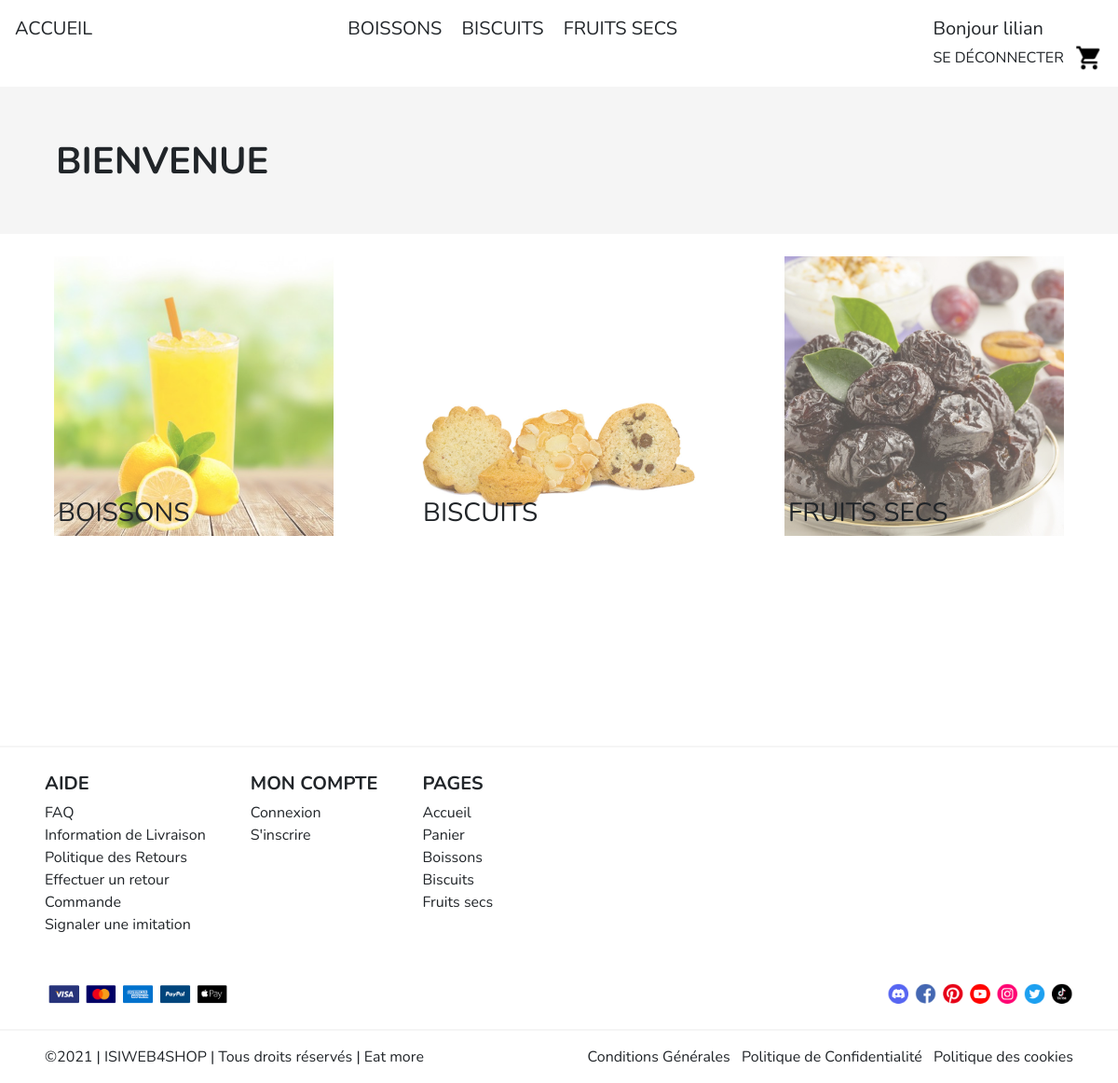
Page /index.php?page=home (signed in) on the committed database.
### tables this page shows
CREATE TABLE `categories` (
  `id` tinyint(4) NOT NULL,
  `name` varchar(100) NOT NULL
);

CREATE TABLE `products` (
  `id` int(11) NOT NULL,
  `cat_id` tinyint(4) NOT NULL,
  `name` varchar(150) NOT NULL,
  `description` text NOT NULL,
  `image` varchar(30) NOT NULL,
  `price` decimal(5,2) NOT NULL,
  `quantity` int(3) NOT NULL
);

### controllers/c_home.php (called while the page is built)
<?php
require_once(PATH_MODELS.'navbar.php');
require_once(PATH_MODELS.'home.php');
require_once(PATH_VIEWS.$page.'.php');

### index.php (called while the page is built, shortened)
<?php
if(isset($_GET['page']))
{
	$page = htmlspecialchars($_GET['page']);
}
else
$page="home";
require_once(PATH_CONTROLLERS.$page.'.php');
?>

### models/m_navbar.php (called while the page is built)
<?php
try {
	$bdd = new PDO('mysql:host=' . BD_HOST . '; dbname=' . BD_DBNAME . '; charset=utf8', BD_USER, BD_PWD);
	$bdd->setAttribute(PDO::ATTR_ERRMODE, PDO::ERRMODE_EXCEPTION);
} catch (PDOException $e) {
	if (DEBUG)
		die('Erreur : ' . $e->getMessage());
	$alert = 'connexion à la base de données';
}
$requete = "SELECT * FROM categories";
$donnees = array();
try {
	$query = $bdd->prepare($requete);
	$query->execute($donnees);
	$resultatsCategories = $query->fetchAll();
} catch (PDOException $e)
{
	if (DEBUG) die('Erreur : ' . $e->getMessage());
}

### models/m_home.php (called while the page is built)
<?php
try {
	$bdd = new PDO('mysql:host=' . BD_HOST . '; dbname=' . BD_DBNAME . '; charset=utf8', BD_USER, BD_PWD);
	$bdd->setAttribute(PDO::ATTR_ERRMODE, PDO::ERRMODE_EXCEPTION);
} catch (PDOException $e) {
	if (DEBUG)
		die('Erreur : ' . $e->getMessage());
	$alert = 'connexion à la base de données';
}
$requete = "SELECT * FROM products p INNER JOIN categories c ON (p.cat_id = c.id) WHERE p.id IN (SELECT min(id) FROM products GROUP BY cat_id) ORDER BY p.cat_id";
$donnees = array();
try {
	$query = $bdd->prepare($requete);
	$query->execute($donnees);
	$resultatsProductHome = $query->fetchAll();
} catch (PDOException $e)
{
	if (DEBUG) die('Erreur : ' . $e->getMessage());
}

### views/v_home.php (the view, shortened to what this page needs)
<?php require_once(PATH_VIEWS . 'navbar.php'); ?>
<div class="container-fluid gris-claire">
    <p class="fs-1 p-5 fw-bolder">BIENVENUE</p>
</div>
<div class="container-fluid d-flex flex-wrap justify-content-around">
    <?php foreach ($resultatsProductHome as $product) {
    ?>
        <div class="product ms-2 me-2 mb-4 mt-4">
            <div class="position-relative">
                <a href="index.php?page=products&category=<?= $product['cat_id'] ?>">
                    <img class="opacity-75" src="<?= PATH_IMAGES . $product['image'] ?>">
                </a>
                <p class="bottom-0 start-0 position-absolute fs-3 m-1 "><?=strtoupper($product['name'])?></p>
            </div>
        </div>
    <?php
    } ?>
</div>
<?php require_once(PATH_VIEWS . 'footer.php'); ?>

### views/v_navbar.php
<div class="d-flex justify-content-between p-3 bg-white menu">
    <a href="index.php?page=home" class="fs-5">ACCUEIL</a>
    <div class="categories">
        <?php foreach ($resultatsCategories as $categorie) { ?>
            <a class="fs-5 ms-2 me-2" href="<?= 'index.php?page=products&category=' . $categorie['id'] ?>"> <?= strtoupper($categorie['name']) ?> </a>
        <?php
        } ?>
    </div>
    <div >
        <?php
        if ($_SESSION['connected'] == true) { ?>
            <p class="fs-5">Bonjour <?= $_SESSION['name'] ?></p>
            <a href="index.php?page=logout">SE DÉCONNECTER</a>
        <?php
        } else { ?>
            <a class="fs-5" href="index.php?page=account">CONNEXION</a>
        <?php
        }
        ?>
        <a class="fs-5 ms-2" href="index.php?page=cart"><img class="cartImg" alt="" src="<?=PATH_IMAGES?>cart.png"></a>
    </div>
</div>
<div class="divider"></div>

### views/v_footer.php
</div>
<footer>
	<div class="divider "></div>
	<div class="ms-5 me-5 mt-4">
		<div class="d-flex">
			<div class="d-flex flex-column me-5">
				<p class="fs-5 fw-bolder mb-1">AIDE</p>
				<a href="">FAQ</a>
				<a href="">Information de Livraison</a>
				<a href="">Politique des Retours</a>
				<a href="">Effectuer un retour</a>
				<a href="">Commande</a>
				<a href="">Signaler une imitation</a>
			</div>
			<div class="d-flex flex-column me-5">
				<p class="fs-5 fw-bolder mb-1">MON COMPTE</p>
				<a href="index.php?page=account">Connexion</a>
				<a href="index.php?page=createAccount">S'inscrire</a>
			</div>
			<div class="d-flex flex-column">
				<p class="fs-5 fw-bolder mb-1">PAGES</p>
				<a href="index.php?page=home">Accueil</a>
				<a href="index.php?page=cart">Panier</a>
				<?php foreach ($resultatsCategories as $categorie) { ?>
					<a href="<?= 'index.php?page=products&category=' . $categorie['id'] ?>"> <?= ucfirst($categorie['name']) ?> </a>
				<?php
				} ?>
			</div>
		</div>
		<div class="d-flex justify-content-between mt-5 mb-4">
			<img src="<?= PATH_IMAGES . "creditCard.png" ?>" alt="">
			<img src="<?= PATH_IMAGES . "network.png" ?>" alt="">
		</div>
	</div>
	<div class="divider mt-2 mb-3 "></div>
	<div class="d-flex justify-content-between ms-5 me-5 mt-2 pb-3">
		<p>©2021 | ISIWEB4SHOP | Tous droits réservés | Eat more</p>
		<div>
			<a class="me-2" href="">Conditions Générales</a>
			<a class="me-2" href="">Politique de Confidentialité</a>
			<a href="">Politique des cookies</a>
		</div>
	</div>
</footer>
</body>
</html>

### assets/css/styles.css (style rules this page uses)
.gris-claire { background-color: #f5f5f5; }
.categories a { position: relative; }
.categories a:after { position: absolute; bottom: 0; left: 0; right: 0; margin: auto; width: 0%; content: '.'; color: transparent; background: linear-gradient(90deg,#ffdda5,#c28d46); height: 1px; transition: all .5S; }
* { padding: 0; margin: 0; font-family: Nunito; }
p { margin : 0px; }
html, body { margin:0px; height:100%; }
.divider { background-color: #f5f5f5; height: 2px; }
a { color:inherit; }
a:link { text-decoration: none; }
.product img { width: 300px; height: 300px; }
.cartImg { width: 30px; height: 30px; }
footer img { width: 200px; }

### rows in the picture
categories: name "BOISSONS", name "Boissons"
categories: name "BISCUITS", name "Biscuits"
categories: name "FRUITS SECS", name "Fruits secs"
products: image (picture), categories.name "BOISSONS"
products: image (picture), categories.name "BISCUITS"
products: image (picture), categories.name "FRUITS SECS"

### other values in the picture
$_SESSION['name'] "lilian"
